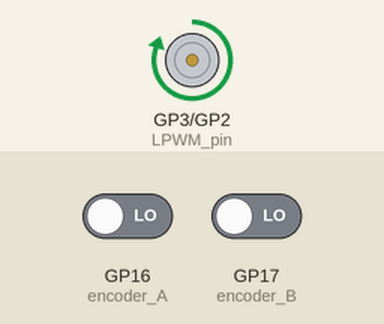
Recording of a program running on a simulated Raspberry Pi Pico running MicroPython. Shown: motor-driver pin pairs drawn as motors (green arrow = first pin HIGH = forward, orange = second pin HIGH = backward, longer = more drive). The test bench sets the inputs (shaded band); at power-on: GP16 (encoder_A) LOW, GP17 (encoder_B) LOW. What the program prints to the serial console is not drawn.

Above: at 0.1 s.
At 5.1 s:
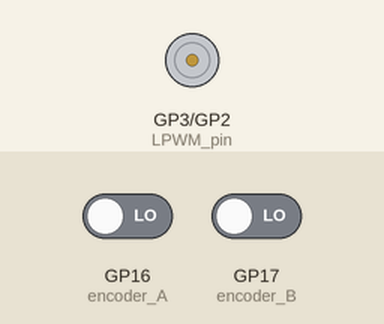
Timing chart, 0 to 6.6 s (numbered marks = the images above):
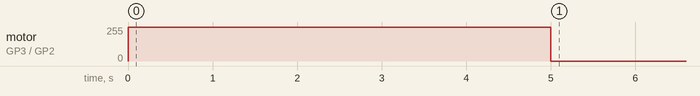

Measured:
- by itself, motor on GP3 (LPWM_pin) / GP2 (RPWM_pin): stopped → forward 254/255 at 0.00 s, → stopped 5.0 s later

The program:

EncoderWithMachineTimer.py
```python
from machine import Pin, PWM, Timer
import utime

# Define GPIO pins for encoder channels
encoder_channel_A = 16
encoder_channel_B = 17

# Define driver pin
RPWM = 2
LPWM = 3

# Set up the GPIO pins as outputs
RPWM_pin = Pin(RPWM, Pin.OUT)
LPWM_pin = Pin(LPWM, Pin.OUT)

# Create PWM objects for RPWM and LPWM
RPWM_pwm = PWM(RPWM_pin)
LPWM_pwm = PWM(LPWM_pin)
RPWM_pwm.freq(1000)
LPWM_pwm.freq(1000)
RPWM_pwm.duty_u16(0)
LPWM_pwm.duty_u16(0)

# Setup GPIO pins as inputs with pull-down resistors
encoder_A = Pin(encoder_channel_A, Pin.IN, Pin.PULL_DOWN)
encoder_B = Pin(encoder_channel_B, Pin.IN, Pin.PULL_DOWN)

# Initialize variables to keep track of encoder state
encoder_position = 0
prev_state_A = encoder_A.value()
prev_state_B = encoder_B.value()

def stop_motors():
    RPWM_pwm.duty_u16(0)
    LPWM_pwm.duty_u16(0)

def encoder():
    global encoder_position, prev_state_A, prev_state_B
    # Read the current state of the encoder channels
    current_state_A = encoder_A.value()
    current_state_B = encoder_B.value()

    # Check for changes in encoder state
    if current_state_A != prev_state_A or current_state_B != prev_state_B:
        # Encoder A has changed, update position
        if current_state_A == 1 and prev_state_A == 0 and current_state_A > current_state_B:
            encoder_position -= 1
        elif current_state_B == 1 and prev_state_B == 0 and current_state_A < current_state_B:
            encoder_position += 1

    # Update encoder state variables
    prev_state_A = current_state_A
    prev_state_B = current_state_B

    # Print the current encoder position and encoder values
    print("Encoder Position: {}, Encoder Values: A={}, B={}".format(encoder_position, current_state_A, current_state_B))

def drive_motor(R, L):
    RPWM_pwm.duty_u16(R * 256)
    LPWM_pwm.duty_u16(L * 256)
    print(R)

def stop_and_measure(timer):
    stop_motors()  # Stop the motors
    encoder()      # Take encoder measurement

# Create a Timer object
timer = Timer()

try:
    # Run the motor for 5 seconds
    drive_motor(0, 255)
    timer.init(mode=Timer.ONE_SHOT, period=5000, callback=stop_and_measure)
    while True:
        encoder()  # Continuously monitor encoder

except KeyboardInterrupt:
    stop_motors()
    pass
```
